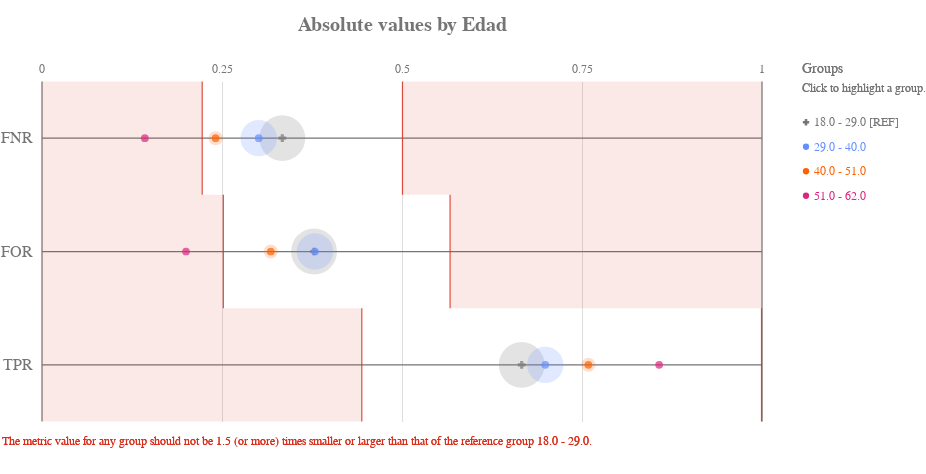

Notebook code cell kept with this figure:
### Code cell
ap.absolute(grupo_definido, metrics, 'Edad', fairness_threshold = disparity_tolerance)

### Figure 1 — Vega-Lite specification as saved in the notebook (floating-point values rounded to 4 significant figures)
{"config": {"view": {"continuousWidth": 400, "continuousHeight": 300, "strokeWidth": 0}, "axisLeft": {"labelColor": "rgb(117,117,117)", "labelFont": "Arial", "labelFontSize": 16}, "title": {"align": "center", "baseline": "middle", "color": "rgb(117,117,117)", "font": "Arial", "fontSize": 20, "fontWeight": "bold"}}, "layer": [{"data": {"name": "data-4ac2d7a4dec33677e433b172826c7791"}, "mark": {"type": "rule", "stroke": "rgb(117,117,117)", "strokeWidth": 1.25, "tooltip": ""}, "encoding": {"x": {"type": "quantitative", "field": "start", "scale": {"domain": [0, 1], "range": [40.0, 760.0]}}, "x2": {"field": "end"}, "y": {"type": "nominal", "axis": {"domain": false, "labelAngle": 0, "labelPadding": -30, "orient": "left", "ticks": false, "title": ""}, "field": "y_position", "scale": {"domain": ["FNR", "FOR", "TPR"], "range": [42.5, 382.5]}}}}, {"data": {"name": "data-6cfe259518f6c7b358d8f836a73e6b7f"}, "mark": {"type": "rule", "stroke": "rgb(117,117,117)", "strokeWidth": 1.25, "tooltip": ""}, "encoding": {"x": {"type": "quantitative", "field": "x_position", "scale": {"domain": [0, 1], "range": [40.0, 760.0]}}, "y": {"value": 42.5}, "y2": {"value": 382.5}}}, {"data": {"name": "data-60ed1133fa688d151d36705a369482e0"}, "mark": {"type": "text", "align": "center", "color": "rgb(117,117,117)", "font": "Arial", "fontSize": 12, "fontWeight": "normal", "tooltip": ""}, "encoding": {"text": {"type": "nominal", "field": "value"}, "x": {"type": "quantitative", "field": "value", "scale": {"domain": [0, 1], "range": [40.0, 760.0]}}, "y": {"value": 29.75}}}, {"layer": [{"mark": {"type": "rect", "opacity": 0.8, "stroke": "rgb(217, 46, 28)", "strokeWidth": 1.25, "tooltip": ""}, "encoding": {"x": {"type": "quantitative", "field": "lower_threshold_value", "scale": {"domain": [0, 1], "range": [40.0, 760.0]}}, "x2": {"field": "lower_threshold_value"}, "y": {"type": "nominal", "axis": {"domain": false, "grid": false, "labels": false, "ticks": false, "title": " "}, "field": "metric", "scale": {"domain": ["FNR", "FOR", "TPR"], "range": [42.5, 382.5]}}}}, {"mark": {"type": "rect", "opacity": 0.8, "stroke": "rgb(217, 46, 28)", "strokeWidth": 1.25, "tooltip": ""}, "encoding": {"x": {"type": "quantitative", "field": "upper_threshold_value", "scale": {"domain": [0, 1], "range": [40.0, 760.0]}}, "x2": {"field": "upper_threshold_value"}, "y": {"type": "nominal", "axis": {"domain": false, "grid": false, "labels": false, "ticks": false, "title": " "}, "field": "metric", "scale": {"domain": ["FNR", "FOR", "TPR"], "range": [42.5, 382.5]}}}}, {"layer": [{"mark": {"type": "rect", "fill": "rgb(217, 46, 28)", "opacity": 0.1, "tooltip": ""}, "encoding": {"x": {"type": "quantitative", "field": "lower_threshold_value", "scale": {"domain": [0, 1], "range": [40.0, 760.0]}}, "x2": {"field": "lower_end"}, "y": {"type": "nominal", "axis": {"domain": false, "grid": false, "labels": false, "ticks": false, "title": " "}, "field": "metric", "scale": {"domain": ["FNR", "FOR", "TPR"], "range": [42.5, 382.5]}}}}, {"mark": {"type": "rect", "fill": "rgb(217, 46, 28)", "opacity": 0.1, "tooltip": ""}, "encoding": {"x": {"type": "quantitative", "field": "upper_threshold_value", "scale": {"domain": [0, 1], "range": [40.0, 760.0]}}, "x2": {"field": "upper_end"}, "y": {"type": "nominal", "axis": {"domain": false, "grid": false, "labels": false, "ticks": false, "title": " "}, "field": "metric", "scale": {"domain": ["FNR", "FOR", "TPR"], "range": [42.5, 382.5]}}}}]}, {"data": {"name": "data-79dd248bdaa0ea02c535240e8ad022c8"}, "mark": {"type": "text", "align": "left", "baseline": "top", "fill": "rgb(217, 46, 28)", "font": "Arial", "fontSize": 12, "fontWeight": "normal", "tooltip": ""}, "encoding": {"text": {"value": "The metric value for any group should not be 1.5 (or more) times smaller or larger than that of the reference group 18.0 - 29.0."}, "x": {"value": 0}, "y": {"value": 396.7}}}], "data": {"name": "data-f7d460bb72e5e26b00ccbd56ceb05ecf"}}, {"layer": [{"mark": "circle"}, {"data": {"name": "data-22b18c8668882b4b91c30385a4197519"}, "mark": {"type": "circle", "opacity": 0.2}, "encoding": {"color": {"condition": {"type": "nominal", "field": "attribute_value", "legend": null, "scale": {"domain": ["18.0 - 29.0", "29.0 - 40.0", "40.0 - 51.0", "51.0 - 62.0"], "range": ["rgb(117,117,117)", "rgb(100, 143, 255)", "rgb(254, 97, 0)", "rgb(220, 38, 127)", "rgb(255, 176, 0)", "rgb(120, 94, 240)"]}, "selection": "selector041"}, "value": "rgb(224,224,224)"}, "size": {"type": "quantitative", "field": "group_size", "legend": null, "scale": {"domain": [0, 3475.0], "range": [0, 2522.0]}}, "tooltip": [{"type": "nominal", "field": "attribute_value", "title": "Group"}, {"type": "nominal", "field": "tooltip_group_size", "title": "Group Size"}, {"type": "nominal", "field": "tooltip_disparity_explanation_fnr", "title": "Disparity"}, {"type": "quantitative", "field": "fnr", "format": ".2f", "title": "FNR"}], "x": {"type": "quantitative", "axis": {"domain": false, "labels": false, "ticks": false, "title": null, "values": [0.25, 0.5, 0.75]}, "field": "fnr", "scale": {"domain": [0, 1], "range": [40.0, 760.0]}}, "y": {"type": "nominal", "axis": {"domain": false, "grid": false, "labels": false, "ticks": false, "title": " "}, "field": "metric_variable", "scale": {"domain": ["FNR", "FOR", "TPR"], "range": [42.5, 382.5]}}}, "selection": {"selector043": {"type": "multi", "empty": "all", "fields": ["attribute_value"]}}, "transform": [{"calculate": "'FNR'", "as": "metric_variable"}]}, {"data": {"name": "data-22b18c8668882b4b91c30385a4197519"}, "mark": {"type": "circle", "opacity": 0.2}, "encoding": {"color": {"condition": {"type": "nominal", "field": "attribute_value", "legend": null, "scale": {"domain": ["18.0 - 29.0", "29.0 - 40.0", "40.0 - 51.0", "51.0 - 62.0"], "range": ["rgb(117,117,117)", "rgb(100, 143, 255)", "rgb(254, 97, 0)", "rgb(220, 38, 127)", "rgb(255, 176, 0)", "rgb(120, 94, 240)"]}, "selection": "selector041"}, "value": "rgb(224,224,224)"}, "size": {"type": "quantitative", "field": "group_size", "legend": null, "scale": {"domain": [0, 3475.0], "range": [0, 2522.0]}}, "tooltip": [{"type": "nominal", "field": "attribute_value", "title": "Group"}, {"type": "nominal", "field": "tooltip_group_size", "title": "Group Size"}, {"type": "nominal", "field": "tooltip_disparity_explanation_for", "title": "Disparity"}, {"type": "quantitative", "field": "for", "format": ".2f", "title": "FOR"}], "x": {"type": "quantitative", "axis": {"domain": false, "labels": false, "ticks": false, "title": null, "values": [0.25, 0.5, 0.75]}, "field": "for", "scale": {"domain": [0, 1], "range": [40.0, 760.0]}}, "y": {"type": "nominal", "axis": {"domain": false, "grid": false, "labels": false, "ticks": false, "title": " "}, "field": "metric_variable", "scale": {"domain": ["FNR", "FOR", "TPR"], "range": [42.5, 382.5]}}}, "selection": {"selector045": {"type": "multi", "empty": "all", "fields": ["attribute_value"]}}, "transform": [{"calculate": "'FOR'", "as": "metric_variable"}]}, {"data": {"name": "data-22b18c8668882b4b91c30385a4197519"}, "mark": {"type": "circle", "opacity": 0.2}, "encoding": {"color": {"condition": {"type": "nominal", "field": "attribute_value", "legend": null, "scale": {"domain": ["18.0 - 29.0", "29.0 - 40.0", "40.0 - 51.0", "51.0 - 62.0"], "range": ["rgb(117,117,117)", "rgb(100, 143, 255)", "rgb(254, 97, 0)", "rgb(220, 38, 127)", "rgb(255, 176, 0)", "rgb(120, 94, 240)"]}, "selection": "selector041"}, "value": "rgb(224,224,224)"}, "size": {"type": "quantitative", "field": "group_size", "legend": null, "scale": {"domain": [0, 3475.0], "range": [0, 2522.0]}}, "tooltip": [{"type": "nominal", "field": "attribute_value", "title": "Group"}, {"type": "nominal", "field": "tooltip_group_size", "title": "Group Size"}, {"type": "nominal", "field": "tooltip_disparity_explanation_tpr", "title": "Disparity"}, {"type": "quantitative", "field": "tpr", "format": ".2f", "title": "TPR"}], "x": {"type": "quantitative", "axis": {"domain": false, "labels": false, "ticks": false, "title": null, "values": [0.25, 0.5, 0.75]}, "field": "tpr", "scale": {"domain": [0, 1], "range": [40.0, 760.0]}}, "y": {"type": "nominal", "axis": {"domain": false, "grid": false, "labels": false, "ticks": false, "title": " "}, "field": "metric_variable", "scale": {"domain": ["FNR", "FOR", "TPR"], "range": [42.5, 382.5]}}}, "selection": {"selector047": {"type": "multi", "empty": "all", "fields": ["attribute_value"]}}, "transform": [{"calculate": "'TPR'", "as": "metric_variable"}]}, {"layer": [{"mark": "point"}, {"data": {"name": "data-22b18c8668882b4b91c30385a4197519"}, "mark": {"type": "point", "filled": true, "size": 60}, "encoding": {"color": {"condition": {"type": "nominal", "field": "attribute_value", "legend": null, "scale": {"domain": ["18.0 - 29.0", "29.0 - 40.0", "40.0 - 51.0", "51.0 - 62.0"], "range": ["rgb(117,117,117)", "rgb(100, 143, 255)", "rgb(254, 97, 0)", "rgb(220, 38, 127)", "rgb(255, 176, 0)", "rgb(120, 94, 240)"]}, "selection": "selector041"}, "value": "rgb(224,224,224)"}, "shape": {"type": "nominal", "field": "attribute_value", "legend": null, "scale": {"domain": ["18.0 - 29.0", "29.0 - 40.0", "40.0 - 51.0", "51.0 - 62.0"], "range": ["cross", "circle", "circle", "circle"]}}, "tooltip": [{"type": "nominal", "field": "attribute_value", "title": "Group"}, {"type": "nominal", "field": "tooltip_group_size", "title": "Group Size"}, {"type": "nominal", "field": "tooltip_disparity_explanation_fnr", "title": "Disparity"}, {"type": "quantitative", "field": "fnr", "format": ".2f", "title": "FNR"}], "x": {"type": "quantitative", "axis": {"domain": false, "labels": false, "ticks": false, "title": null, "values": [0.25, 0.5, 0.75]}, "field": "fnr", "scale": {"domain": [0, 1], "range": [40.0, 760.0]}}, "y": {"type": "nominal", "axis": {"domain": false, "grid": false, "labels": false, "ticks": false, "title": " "}, "field": "metric_variable", "scale": {"domain": ["FNR", "FOR", "TPR"], "range": [42.5, 382.5]}}}, "selection": {"selector042": {"type": "multi", "empty": "all", "fields": ["attribute_value"]}}, "transform": [{"calculate": "'FNR'", "as": "metric_variable"}]}, {"data": {"name": "data-22b18c8668882b4b91c30385a4197519"}, "mark": {"type": "point", "filled": true, "size": 60}, "encoding": {"color": {"condition": {"type": "nominal", "field": "attribute_value", "legend": null, "scale": {"domain": ["18.0 - 29.0", "29.0 - 40.0", "40.0 - 51.0", "51.0 - 62.0"], "range": ["rgb(117,117,117)", "rgb(100, 143, 255)", "rgb(254, 97, 0)", "rgb(220, 38, 127)", "rgb(255, 176, 0)", "rgb(120, 94, 240)"]}, "selection": "selector041"}, "value": "rgb(224,224,224)"}, "shape": {"type": "nominal", "field": "attribute_value", "legend": null, "scale": {"domain": ["18.0 - 29.0", "29.0 - 40.0", "40.0 - 51.0", "51.0 - 62.0"], "range": ["cross", "circle", "circle", "circle"]}}, "tooltip": [{"type": "nominal", "field": "attribute_value", "title": "Group"}, {"type": "nominal", "field": "tooltip_group_size", "title": "Group Size"}, {"type": "nominal", "field": "tooltip_disparity_explanation_for", "title": "Disparity"}, {"type": "quantitative", "field": "for", "format": ".2f", "title": "FOR"}], "x": {"type": "quantitative", "axis": {"domain": false, "labels": false, "ticks": false, "title": null, "values": [0.25, 0.5, 0.75]}, "field": "for", "scale": {"domain": [0, 1], "range": [40.0, 760.0]}}, "y": {"type": "nominal", "axis": {"domain": false, "grid": false, "labels": false, "ticks": false, "title": " "}, "field": "metric_variable", "scale": {"domain": ["FNR", "FOR", "TPR"], "range": [42.5, 382.5]}}}, "selection": {"selector044": {"type": "multi", "empty": "all", "fields": ["attribute_value"]}}, "transform": [{"calculate": "'FOR'", "as": "metric_variable"}]}, {"data": {"name": "data-22b18c8668882b4b91c30385a4197519"}, "mark": {"type": "point", "filled": true, "size": 60}, "encoding": {"color": {"condition": {"type": "nominal", "field": "attribute_value", "legend": null, "scale": {"domain": ["18.0 - 29.0", "29.0 - 40.0", "40.0 - 51.0", "51.0 - 62.0"], "range": ["rgb(117,117,117)", "rgb(100, 143, 255)", "rgb(254, 97, 0)", "rgb(220, 38, 127)", "rgb(255, 176, 0)", "rgb(120, 94, 240)"]}, "selection": "selector041"}, "value": "rgb(224,224,224)"}, "shape": {"type": "nominal", "field": "attribute_value", "legend": null, "scale": {"domain": ["18.0 - 29.0", "29.0 - 40.0", "40.0 - 51.0", "51.0 - 62.0"], "range": ["cross", "circle", "circle", "circle"]}}, "tooltip": [{"type": "nominal", "field": "attribute_value", "title": "Group"}, {"type": "nominal", "field": "tooltip_group_size", "title": "Group Size"}, {"type": "nominal", "field": "tooltip_disparity_explanation_tpr", "title": "Disparity"}, {"type": "quantitative", "field": "tpr", "format": ".2f", "title": "TPR"}], "x": {"type": "quantitative", "axis": {"domain": false, "labels": false, "ticks": false, "title": null, "values": [0.25, 0.5, 0.75]}, "field": "tpr", "scale": {"domain": [0, 1], "range": [40.0, 760.0]}}, "y": {"type": "nominal", "axis": {"domain": false, "grid": false, "labels": false, "ticks": false, "title": " "}, "field": "metric_variable", "scale": {"domain": ["FNR", "FOR", "TPR"], "range": [42.5, 382.5]}}}, "selection": {"selector046": {"type": "multi", "empty": "all", "fields": ["attribute_value"]}}, "transform": [{"calculate": "'TPR'", "as": "metric_variable"}]}]}]}, {"layer": [{"mark": {"type": "point", "filled": true, "opacity": 1, "size": 39.48}, "encoding": {"color": {"condition": {"type": "nominal", "field": "attribute_value", "legend": null, "scale": {"domain": ["18.0 - 29.0", "29.0 - 40.0", "40.0 - 51.0", "51.0 - 62.0"], "range": ["rgb(117,117,117)", "rgb(100, 143, 255)", "rgb(254, 97, 0)", "rgb(220, 38, 127)", "rgb(255, 176, 0)", "rgb(120, 94, 240)"]}, "selection": "selector041"}, "value": "rgb(224,224,224)"}, "shape": {"type": "nominal", "field": "attribute_value", "legend": null, "scale": {"domain": ["18.0 - 29.0", "29.0 - 40.0", "40.0 - 51.0", "51.0 - 62.0"], "range": ["cross", "circle", "circle", "circle"]}}, "x": {"value": 804}, "y": {"type": "nominal", "axis": {"domain": false, "grid": false, "labels": false, "ticks": false, "title": " "}, "field": "attribute_value", "scale": {"domain": ["18.0 - 29.0", "29.0 - 40.0", "40.0 - 51.0", "51.0 - 62.0"], "range": [71, 169]}}}, "selection": {"selector041": {"type": "multi", "empty": "all", "fields": ["attribute_value"]}}}, {"mark": {"type": "text", "align": "left", "baseline": "middle", "font": "Arial", "fontSize": 12, "fontWeight": "normal"}, "encoding": {"color": {"condition": {"type": "nominal", "field": "attribute_value", "legend": null, "scale": {"domain": ["18.0 - 29.0", "29.0 - 40.0", "40.0 - 51.0", "51.0 - 62.0"], "range": ["rgb(117,117,117)", "rgb(100, 143, 255)", "rgb(254, 97, 0)", "rgb(220, 38, 127)", "rgb(255, 176, 0)", "rgb(120, 94, 240)"]}, "selection": "selector041"}, "value": "rgb(224,224,224)"}, "text": {"type": "nominal", "field": "label"}, "x": {"value": 812}, "y": {"type": "nominal", "axis": {"domain": false, "grid": false, "labels": false, "ticks": false, "title": " "}, "field": "attribute_value", "scale": {"domain": ["18.0 - 29.0", "29.0 - 40.0", "40.0 - 51.0", "51.0 - 62.0"], "range": [71, 169]}}}, "selection": {"selector048": {"type": "multi", "empty": "all", "fields": ["attribute_value"]}}}, {"data": {"name": "data-79dd248bdaa0ea02c535240e8ad022c8"}, "mark": {"type": "text", "align": "left", "baseline": "middle", "color": "rgb(117,117,117)", "font": "Arial", "fontSize": 12, "fontWeight": "normal"}, "encoding": {"text": {"value": "Click to highlight a group."}, "x": {"value": 800}, "y": {"value": 49}}}, {"data": {"name": "data-79dd248bdaa0ea02c535240e8ad022c8"}, "mark": {"type": "text", "align": "left", "baseline": "middle", "color": "rgb(117,117,117)", "font": "Arial", "fontSize": 14, "fontWeight": "normal"}, "encoding": {"text": {"value": "Groups"}, "x": {"value": 800}, "y": {"value": 30}}}], "data": {"name": "data-58aae3aaae7e1909c965885b3126249c"}}], "height": 425, "padding": {"top": 15, "bottom": 10}, "resolve": {"scale": {"size": "independent", "y": "independent"}}, "title": "Absolute values by Edad", "width": 800, "$schema": "https://vega.github.io/schema/vega-lite/v4.8.1.json", "datasets": {"data-4ac2d7a4dec33677e433b172826c7791": [{"y_position": "FNR", "start": 0, "end": 1}, {"y_position": "FOR", "start": 0, "end": 1}, {"y_position": "TPR", "start": 0, "end": 1}], "data-6cfe259518f6c7b358d8f836a73e6b7f": [{"x_position": 0}, {"x_position": 1}], "data-60ed1133fa688d151d36705a369482e0": [{"value": 0.0}, {"value": 0.25}, {"value": 0.5}, {"value": 0.75}, {"value": 1.0}], "data-f7d460bb72e5e26b00ccbd56ceb05ecf": [{"lower_end": 0, "upper_end": 1, "lower_threshold_value": 0.2225, "upper_threshold_value": 0.5006, "metric": "FNR"}, {"lower_end": 0, "upper_end": 1, "lower_threshold_value": 0.2519, "upper_threshold_value": 0.5668, "metric": "FOR"}, {"lower_end": 0, "upper_end": 1, "lower_threshold_value": 0.4442, "upper_threshold_value": 0.9994, "metric": "TPR"}], "data-79dd248bdaa0ea02c535240e8ad022c8": [{"a": 1, "b": 0}, {"a": 1, "b": 0}], "data-22b18c8668882b4b91c30385a4197519": [{"attribute_name": "Edad", "attribute_value": "18.0 - 29.0", "group_size": 2896, "total_entities": 5007, "fnr": 0.3338, "for": 0.3778, "tpr": 0.6662, "fnr_disparity": 1.0, "for_disparity": 1.0, "tpr_disparity": 1.0, "fnr_disparity_scaled": 0.0, "for_disparity_scaled": 0.0, "tpr_disparity_scaled": 0.0, "tooltip_group_size": "2,896 (57.84%)", "tooltip_disparity_explanation_fnr": "Reference group", "tooltip_disparity_explanation_for": "Reference group", "tooltip_disparity_explanation_tpr": "Reference group"}, {"attribute_name": "Edad", "attribute_value": "29.0 - 40.0", "group_size": 1824, "total_entities": 5007, "fnr": 0.301, "for": 0.3791, "tpr": 0.699, "fnr_disparity": 0.9019, "for_disparity": 1.003, "tpr_disparity": 1.049, "fnr_disparity_scaled": -0.1088, "for_disparity_scaled": 0.003419, "tpr_disparity_scaled": 0.04916, "tooltip_group_size": "1,824 (36.43%)", "tooltip_disparity_explanation_fnr": "1.11 times smaller FNR than the reference group", "tooltip_disparity_explanation_for": "1.00 times larger FOR than the reference group", "tooltip_disparity_explanation_tpr": "1.05 times larger TPR than the reference group"}, {"attribute_name": "Edad", "attribute_value": "40.0 - 51.0", "group_size": 273, "total_entities": 5007, "fnr": 0.2411, "for": 0.3178, "tpr": 0.7589, "fnr_disparity": 0.7225, "for_disparity": 0.841, "tpr_disparity": 1.139, "fnr_disparity_scaled": -0.3841, "for_disparity_scaled": -0.1891, "tpr_disparity_scaled": 0.139, "tooltip_group_size": "273 (5.45%)", "tooltip_disparity_explanation_fnr": "1.38 times smaller FNR than the reference group", "tooltip_disparity_explanation_for": "1.19 times smaller FOR than the reference group", "tooltip_disparity_explanation_tpr": "1.14 times larger TPR than the reference group"}, {"attribute_name": "Edad", "attribute_value": "51.0 - 62.0", "group_size": 14, "total_entities": 5007, "fnr": 0.1429, "for": 0.2, "tpr": 0.8571, "fnr_disparity": 0.428, "for_disparity": 0.5293, "tpr_disparity": 1.287, "fnr_disparity_scaled": -1.336, "for_disparity_scaled": -0.8892, "tpr_disparity_scaled": 0.2865, "tooltip_group_size": "14 (0.28%)", "tooltip_disparity_explanation_fnr": "2.34 times smaller FNR than the reference group", "tooltip_disparity_explanation_for": "1.89 times smaller FOR than the reference group", "tooltip_disparity_explanation_tpr": "1.29 times larger TPR than the reference group"}], "data-58aae3aaae7e1909c965885b3126249c": [{"attribute_value": "18.0 - 29.0", "label": "18.0 - 29.0 [REF]"}, {"attribute_value": "29.0 - 40.0", "label": "29.0 - 40.0"}, {"attribute_value": "40.0 - 51.0", "label": "40.0 - 51.0"}, {"attribute_value": "51.0 - 62.0", "label": "51.0 - 62.0"}]}}
